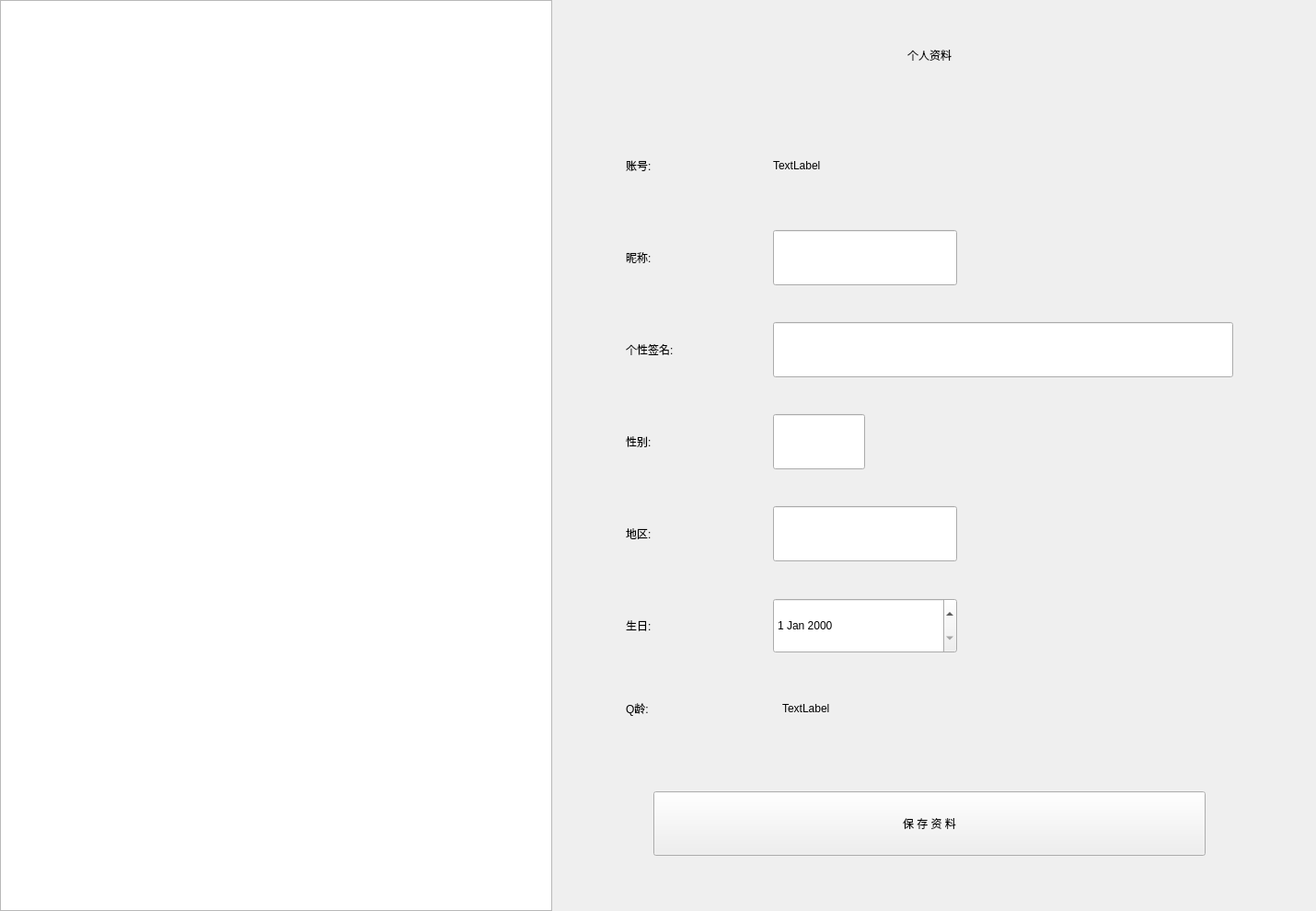
<?xml version="1.0" encoding="UTF-8"?>
<ui version="4.0">
 <class>QQInfoUI_KDZ</class>
 <widget class="QWidget" name="QQInfoUI_KDZ">
  <property name="geometry">
   <rect>
    <x>0</x>
    <y>0</y>
    <width>1430</width>
    <height>990</height>
   </rect>
  </property>
  <property name="windowTitle">
   <string>QQ资料</string>
  </property>
  <widget class="QStackedWidget" name="stackedWidget">
   <property name="geometry">
    <rect>
     <x>0</x>
     <y>0</y>
     <width>1430</width>
     <height>990</height>
    </rect>
   </property>
   <widget class="QWidget" name="page_1">
    <widget class="QLabel" name="label_myID">
     <property name="geometry">
      <rect>
       <x>680</x>
       <y>150</y>
       <width>180</width>
       <height>60</height>
      </rect>
     </property>
     <property name="text">
      <string>账号:</string>
     </property>
    </widget>
    <widget class="QLabel" name="label_myname">
     <property name="geometry">
      <rect>
       <x>680</x>
       <y>250</y>
       <width>180</width>
       <height>60</height>
      </rect>
     </property>
     <property name="text">
      <string>昵称:</string>
     </property>
    </widget>
    <widget class="QLabel" name="label_mysignature">
     <property name="geometry">
      <rect>
       <x>680</x>
       <y>350</y>
       <width>180</width>
       <height>60</height>
      </rect>
     </property>
     <property name="text">
      <string>个性签名:</string>
     </property>
    </widget>
    <widget class="QLabel" name="label_mysex">
     <property name="geometry">
      <rect>
       <x>680</x>
       <y>450</y>
       <width>180</width>
       <height>60</height>
      </rect>
     </property>
     <property name="text">
      <string>性别:</string>
     </property>
    </widget>
    <widget class="QLabel" name="label_myarea">
     <property name="geometry">
      <rect>
       <x>680</x>
       <y>550</y>
       <width>180</width>
       <height>60</height>
      </rect>
     </property>
     <property name="text">
      <string>地区:</string>
     </property>
    </widget>
    <widget class="QLabel" name="label_mybirthday">
     <property name="geometry">
      <rect>
       <x>680</x>
       <y>650</y>
       <width>180</width>
       <height>60</height>
      </rect>
     </property>
     <property name="text">
      <string>生日:</string>
     </property>
    </widget>
    <widget class="QLabel" name="label_myQQyear">
     <property name="geometry">
      <rect>
       <x>680</x>
       <y>740</y>
       <width>180</width>
       <height>60</height>
      </rect>
     </property>
     <property name="text">
      <string>Q龄:</string>
     </property>
    </widget>
    <widget class="QLineEdit" name="lineEdit_myname">
     <property name="geometry">
      <rect>
       <x>840</x>
       <y>250</y>
       <width>200</width>
       <height>60</height>
      </rect>
     </property>
    </widget>
    <widget class="QLineEdit" name="lineEdit_mysignature">
     <property name="geometry">
      <rect>
       <x>840</x>
       <y>350</y>
       <width>500</width>
       <height>60</height>
      </rect>
     </property>
    </widget>
    <widget class="QLineEdit" name="lineEdit_mysex">
     <property name="geometry">
      <rect>
       <x>840</x>
       <y>450</y>
       <width>100</width>
       <height>60</height>
      </rect>
     </property>
    </widget>
    <widget class="QLineEdit" name="lineEdit_myarea">
     <property name="geometry">
      <rect>
       <x>840</x>
       <y>550</y>
       <width>200</width>
       <height>60</height>
      </rect>
     </property>
    </widget>
    <widget class="QDateEdit" name="dateEdit_mybirthday">
     <property name="geometry">
      <rect>
       <x>840</x>
       <y>650</y>
       <width>200</width>
       <height>60</height>
      </rect>
     </property>
     <property name="styleSheet">
      <string notr="true">font: 11pt &quot;Arial&quot;;</string>
     </property>
     <property name="date">
      <date>
       <year>2000</year>
       <month>1</month>
       <day>1</day>
      </date>
     </property>
    </widget>
    <widget class="QLabel" name="label_myQQyearOUT">
     <property name="geometry">
      <rect>
       <x>850</x>
       <y>745</y>
       <width>150</width>
       <height>50</height>
      </rect>
     </property>
     <property name="styleSheet">
      <string notr="true">font: 75 10pt &quot;Arial Narrow&quot;;</string>
     </property>
     <property name="text">
      <string>TextLabel</string>
     </property>
    </widget>
    <widget class="QLabel" name="label_myIDOUT">
     <property name="geometry">
      <rect>
       <x>840</x>
       <y>150</y>
       <width>200</width>
       <height>60</height>
      </rect>
     </property>
     <property name="text">
      <string>TextLabel</string>
     </property>
    </widget>
    <widget class="QGraphicsView" name="graphicsView_1">
     <property name="geometry">
      <rect>
       <x>0</x>
       <y>0</y>
       <width>600</width>
       <height>990</height>
      </rect>
     </property>
     <property name="styleSheet">
      <string notr="true">border-image: url(:/new/prefix1/back1.png);</string>
     </property>
    </widget>
    <widget class="QPushButton" name="pushButton_save">
     <property name="geometry">
      <rect>
       <x>710</x>
       <y>860</y>
       <width>600</width>
       <height>70</height>
      </rect>
     </property>
     <property name="text">
      <string>保 存 资 料</string>
     </property>
    </widget>
    <widget class="QLabel" name="label_myinfo">
     <property name="geometry">
      <rect>
       <x>910</x>
       <y>30</y>
       <width>200</width>
       <height>60</height>
      </rect>
     </property>
     <property name="styleSheet">
      <string notr="true">font: 10pt &quot;Arial&quot;;</string>
     </property>
     <property name="text">
      <string>个人资料</string>
     </property>
     <property name="alignment">
      <set>Qt::AlignCenter</set>
     </property>
    </widget>
   </widget>
   <widget class="QWidget" name="page_2">
    <widget class="QGraphicsView" name="graphicsView_2">
     <property name="geometry">
      <rect>
       <x>0</x>
       <y>0</y>
       <width>600</width>
       <height>990</height>
      </rect>
     </property>
     <property name="styleSheet">
      <string notr="true">border-image: url(:/new/prefix1/back2.png);</string>
     </property>
    </widget>
    <widget class="QLabel" name="label_friendinfo">
     <property name="geometry">
      <rect>
       <x>910</x>
       <y>30</y>
       <width>200</width>
       <height>60</height>
      </rect>
     </property>
     <property name="styleSheet">
      <string notr="true">font: 10pt &quot;Arial&quot;;</string>
     </property>
     <property name="text">
      <string>好友资料</string>
     </property>
     <property name="alignment">
      <set>Qt::AlignCenter</set>
     </property>
    </widget>
    <widget class="QLabel" name="label_FID">
     <property name="geometry">
      <rect>
       <x>680</x>
       <y>150</y>
       <width>180</width>
       <height>60</height>
      </rect>
     </property>
     <property name="text">
      <string>账号:</string>
     </property>
    </widget>
    <widget class="QLabel" name="label_Fname">
     <property name="geometry">
      <rect>
       <x>680</x>
       <y>250</y>
       <width>180</width>
       <height>60</height>
      </rect>
     </property>
     <property name="text">
      <string>昵称:</string>
     </property>
    </widget>
    <widget class="QLabel" name="label_Fsignature">
     <property name="geometry">
      <rect>
       <x>680</x>
       <y>350</y>
       <width>180</width>
       <height>60</height>
      </rect>
     </property>
     <property name="text">
      <string>个性签名:</string>
     </property>
    </widget>
    <widget class="QLabel" name="label_Fsex">
     <property name="geometry">
      <rect>
       <x>680</x>
       <y>450</y>
       <width>180</width>
       <height>60</height>
      </rect>
     </property>
     <property name="text">
      <string>性别:</string>
     </property>
    </widget>
    <widget class="QLabel" name="label_Farea">
     <property name="geometry">
      <rect>
       <x>680</x>
       <y>550</y>
       <width>180</width>
       <height>60</height>
      </rect>
     </property>
     <property name="text">
      <string>地区:</string>
     </property>
    </widget>
    <widget class="QLabel" name="label_Fbirthday">
     <property name="geometry">
      <rect>
       <x>680</x>
       <y>650</y>
       <width>180</width>
       <height>60</height>
      </rect>
     </property>
     <property name="text">
      <string>生日:</string>
     </property>
    </widget>
    <widget class="QLabel" name="label_FQQyear">
     <property name="geometry">
      <rect>
       <x>680</x>
       <y>750</y>
       <width>180</width>
       <height>60</height>
      </rect>
     </property>
     <property name="text">
      <string>Q龄:</string>
     </property>
    </widget>
    <widget class="QLabel" name="label_FIDOUT">
     <property name="geometry">
      <rect>
       <x>850</x>
       <y>150</y>
       <width>200</width>
       <height>60</height>
      </rect>
     </property>
     <property name="text">
      <string>TextLabel</string>
     </property>
    </widget>
    <widget class="QLabel" name="label_FnameOUT">
     <property name="geometry">
      <rect>
       <x>850</x>
       <y>250</y>
       <width>300</width>
       <height>60</height>
      </rect>
     </property>
     <property name="text">
      <string>TextLabel</string>
     </property>
    </widget>
    <widget class="QLabel" name="label_FsignatureOUT">
     <property name="geometry">
      <rect>
       <x>850</x>
       <y>350</y>
       <width>350</width>
       <height>60</height>
      </rect>
     </property>
     <property name="text">
      <string>TextLabel</string>
     </property>
    </widget>
    <widget class="QLabel" name="label_FsexOUT">
     <property name="geometry">
      <rect>
       <x>850</x>
       <y>450</y>
       <width>100</width>
       <height>60</height>
      </rect>
     </property>
     <property name="text">
      <string>TextLabel</string>
     </property>
    </widget>
    <widget class="QLabel" name="label_FareaOUT">
     <property name="geometry">
      <rect>
       <x>850</x>
       <y>550</y>
       <width>200</width>
       <height>60</height>
      </rect>
     </property>
     <property name="text">
      <string>TextLabel</string>
     </property>
    </widget>
    <widget class="QLabel" name="label_FbirthdayOUT">
     <property name="geometry">
      <rect>
       <x>850</x>
       <y>655</y>
       <width>200</width>
       <height>60</height>
      </rect>
     </property>
     <property name="text">
      <string>TextLabel</string>
     </property>
    </widget>
    <widget class="QLabel" name="label_FQQyearOUT">
     <property name="geometry">
      <rect>
       <x>850</x>
       <y>755</y>
       <width>150</width>
       <height>60</height>
      </rect>
     </property>
     <property name="text">
      <string>TextLabel</string>
     </property>
    </widget>
    <widget class="QPushButton" name="pushButton_Fsend">
     <property name="geometry">
      <rect>
       <x>1070</x>
       <y>860</y>
       <width>300</width>
       <height>70</height>
      </rect>
     </property>
     <property name="text">
      <string>发消息</string>
     </property>
    </widget>
    <widget class="QPushButton" name="pushButton_Fdelete">
     <property name="geometry">
      <rect>
       <x>670</x>
       <y>860</y>
       <width>300</width>
       <height>70</height>
      </rect>
     </property>
     <property name="text">
      <string>删除</string>
     </property>
    </widget>
   </widget>
   <widget class="QWidget" name="page_3">
    <widget class="QGraphicsView" name="graphicsView">
     <property name="geometry">
      <rect>
       <x>0</x>
       <y>0</y>
       <width>600</width>
       <height>940</height>
      </rect>
     </property>
     <property name="styleSheet">
      <string notr="true">border-image: url(:/new/prefix1/back3.png);</string>
     </property>
    </widget>
    <widget class="QLabel" name="label_GID">
     <property name="geometry">
      <rect>
       <x>730</x>
       <y>210</y>
       <width>180</width>
       <height>60</height>
      </rect>
     </property>
     <property name="text">
      <string>群号码:</string>
     </property>
    </widget>
    <widget class="QLabel" name="label_Gname">
     <property name="geometry">
      <rect>
       <x>730</x>
       <y>520</y>
       <width>180</width>
       <height>60</height>
      </rect>
     </property>
     <property name="text">
      <string>群名称:</string>
     </property>
    </widget>
    <widget class="QLabel" name="label_Gcreater">
     <property name="geometry">
      <rect>
       <x>730</x>
       <y>360</y>
       <width>180</width>
       <height>60</height>
      </rect>
     </property>
     <property name="text">
      <string>群主:</string>
     </property>
    </widget>
    <widget class="QLabel" name="label_groupinfo">
     <property name="geometry">
      <rect>
       <x>910</x>
       <y>70</y>
       <width>200</width>
       <height>60</height>
      </rect>
     </property>
     <property name="text">
      <string>群资料</string>
     </property>
     <property name="alignment">
      <set>Qt::AlignCenter</set>
     </property>
    </widget>
    <widget class="QLabel" name="label_GIDOUT">
     <property name="geometry">
      <rect>
       <x>940</x>
       <y>210</y>
       <width>250</width>
       <height>60</height>
      </rect>
     </property>
     <property name="text">
      <string>TextLabel</string>
     </property>
    </widget>
    <widget class="QLabel" name="label_GcreaterOUT">
     <property name="geometry">
      <rect>
       <x>940</x>
       <y>360</y>
       <width>200</width>
       <height>60</height>
      </rect>
     </property>
     <property name="text">
      <string>TextLabel</string>
     </property>
    </widget>
    <widget class="QPushButton" name="pushButton_Gdelete">
     <property name="geometry">
      <rect>
       <x>710</x>
       <y>800</y>
       <width>300</width>
       <height>70</height>
      </rect>
     </property>
     <property name="text">
      <string>退出/解散</string>
     </property>
    </widget>
    <widget class="QPushButton" name="pushButton_Gsend">
     <property name="geometry">
      <rect>
       <x>1060</x>
       <y>800</y>
       <width>300</width>
       <height>70</height>
      </rect>
     </property>
     <property name="text">
      <string>发消息</string>
     </property>
    </widget>
    <widget class="QLineEdit" name="lineEdit_GnameOUT">
     <property name="geometry">
      <rect>
       <x>940</x>
       <y>520</y>
       <width>200</width>
       <height>60</height>
      </rect>
     </property>
    </widget>
    <widget class="QPushButton" name="pushButton_Gchange">
     <property name="geometry">
      <rect>
       <x>1230</x>
       <y>525</y>
       <width>120</width>
       <height>50</height>
      </rect>
     </property>
     <property name="text">
      <string>修改</string>
     </property>
    </widget>
   </widget>
  </widget>
 </widget>
 <resources/>
 <connections/>
</ui>
